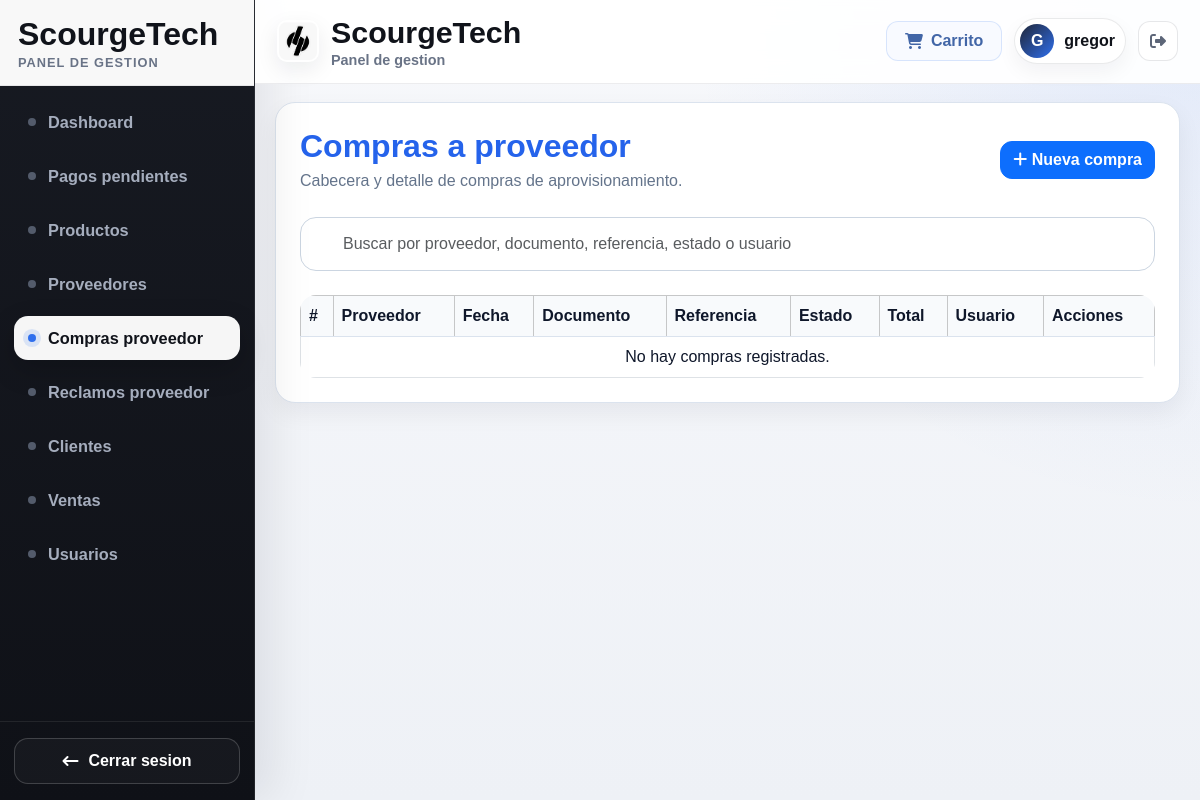
The app's page /tienda/compras-proveedor/ (signed in), older data.
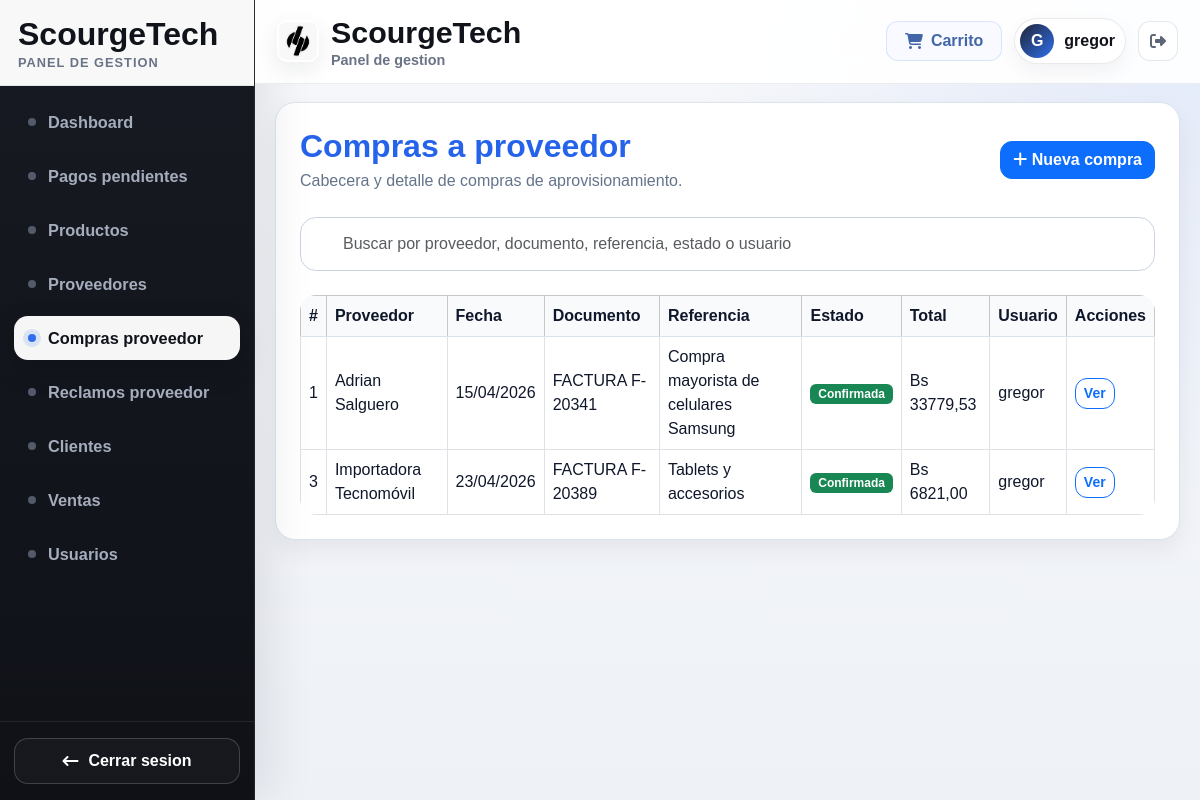
The same page, newer data.
### tienda/models.py (models this page shows, shortened)
class CompraProveedor(models.Model):
    proveedor = models.ForeignKey(Proveedor, on_delete=models.PROTECT, related_name='compras')
    usuario = models.ForeignKey(User, on_delete=models.PROTECT, related_name='compras_proveedor')
    fecha_compra = models.DateField()
    tipo_documento = models.CharField(
        max_length=20,
        choices=TIPO_DOCUMENTO_COMPRA_CHOICES,
        default='REFERENCIA'
    )
    numero_documento = models.CharField(max_length=80, blank=True, default='')
    referencia_libre = models.CharField(max_length=150, blank=True, default='')
    observaciones = models.TextField(blank=True)
    subtotal = models.DecimalField(max_digits=10, decimal_places=2, default=0)
    descuento = models.DecimalField(max_digits=10, decimal_places=2, default=0)
    total = models.DecimalField(max_digits=10, decimal_places=2, default=0)
    estado = models.CharField(max_length=20, choices=ESTADO_COMPRA_CHOICES, default='borrador')
    stock_aplicado = models.BooleanField(default=False)
    created_at = models.DateTimeField(auto_now_add=True)

class Proveedor(models.Model):
    tipo_proveedor = models.CharField(max_length=20, choices=TIPO_PROVEEDOR_CHOICES, default='EMPRESA')
    nombre = models.CharField(max_length=150)
    razon_social = models.CharField(max_length=180, blank=True, default='')
    nombre_comercial = models.CharField(max_length=180, blank=True, default='')
    documento_ref = models.CharField(max_length=50, blank=True, default='')
    nit = models.CharField(max_length=30, blank=True, default='')
    telefono = models.CharField(max_length=30, blank=True, default='')
    email = models.EmailField(blank=True)
    direccion = models.TextField(blank=True)
    contacto = models.CharField(max_length=150, blank=True, default='')
    observaciones = models.TextField(blank=True)
    estado = models.CharField(max_length=20, choices=ESTADO_PROVEEDOR_CHOICES, default='activo')
    created_at = models.DateTimeField(auto_now_add=True)
    updated_at = models.DateTimeField(auto_now=True)
    class Meta:
        ordering = ['nombre']

### tienda/proveedores_views.py (the view, shortened to what this page needs)
# urls.py: path('compras-proveedor/', proveedores_views.compras_proveedor_list, name='compras_proveedor_list'),
@login_required
@user_passes_test(es_staff_o_superuser)
def compras_proveedor_list(request):
    q = request.GET.get('q', '').strip()
    compras = CompraProveedor.objects.select_related('proveedor', 'usuario').all()
    return render(request, 'tienda/compras_proveedor_list.html', {
        'compras': compras,
        'q': q,
    })

### tienda/context_processors.py (called while the page is built, shortened)
def notificacion_pago_cliente(request):
    if not request.user.is_authenticated:
        return {'notificacion_pago_cliente': None}
    venta = (
        Venta.objects
        .select_related('cliente')
        .filter(
            cliente__user=request.user,
            estado_pago__in=['pagado', 'rechazado'],
            notificacion_cliente_vista=False
        )
        .order_by('-fecha')
        .first()
    )
    return {'notificacion_pago_cliente': venta}

def storefront_categories(request):
    current_name = getattr(getattr(request, 'resolver_match', None), 'url_name', '')
    storefront_names = {
        'catalogo_cliente',
        'detalle_producto_cliente',
        'carrito',
        'checkout',
        'factura_view',
    }
    if current_name not in storefront_names:
        return {'storefront_categories': []}

### tienda/proveedores_views.py (called while the page is built)
def es_staff_o_superuser(user):
    return user.is_authenticated and (
        user.is_staff or user.is_superuser or (hasattr(user, 'perfil') and getattr(user.perfil, 'rol', None) == 'superuser')
    )

### templates/tienda/compras_proveedor_list.html (shortened to what this page needs)
{% extends 'base.html' %}
{% block content %}
<div class="page-card">
    <div class="d-flex justify-content-between align-items-center flex-wrap gap-3 mb-4">
        <div>
            <h2 class="section-title mb-1">Compras a proveedor</h2>
            <p class="section-subtitle mb-0">Cabecera y detalle de compras de aprovisionamiento.</p>
        </div>
        <a href="{% url 'compra_proveedor_create' %}" class="btn btn-primary">
            <i class="fa-solid fa-plus"></i> Nueva compra
        </a>
    </div>
    <form method="get" class="mb-4">
        <input type="text" name="q" value="{{ q }}" class="form-control"
               placeholder="Buscar por proveedor, documento, referencia, estado o usuario">
    </form>
    <div class="table-responsive">
        <table class="table table-bordered table-hover align-middle bg-white">
            <thead class="table-light">
                <tr>
                    <th>#</th>
                    <th>Proveedor</th>
                    <th>Fecha</th>
                    <th>Documento</th>
                    <th>Referencia</th>
                    <th>Estado</th>
                    <th>Total</th>
                    <th>Usuario</th>
                    <th>Acciones</th>
                </tr>
            </thead>
            <tbody>
                {% for compra in compras %}
                <tr>
                    <td>{{ compra.id }}</td>
                    <td>{{ compra.proveedor.nombre }}</td>
                    <td>{{ compra.fecha_compra|date:"d/m/Y" }}</td>
                    <td>{{ compra.tipo_documento }} {{ compra.numero_documento }}</td>
                    <td>{{ compra.referencia_libre|default:"-" }}</td>
                    <td>
                        {% if compra.estado == 'confirmada' %}
                        <span class="badge bg-success">Confirmada</span>
                        {% elif compra.estado == 'borrador' %}
                        <span class="badge bg-warning text-dark">Borrador</span>
                        {% else %}
                        <span class="badge bg-danger">Anulada</span>
                        {% endif %}
                    </td>
                    <td>Bs {{ compra.total }}</td>
                    <td>{{ compra.usuario.username }}</td>
                    <td>
                        <a href="{% url 'compra_proveedor_detail' compra.pk %}" class="btn btn-sm btn-outline-primary">Ver</a>
                    </td>
                </tr>
                {% empty %}
                <tr>
                    <td colspan="9" class="text-center">No hay compras registradas.</td>
                </tr>
                {% endfor %}
            </tbody>
        </table>
    </div>
</div>
{% endblock %}

### templates/base.html (shortened to what this page needs)
{% load static %}
<!DOCTYPE html>
<html lang="es">
<head>
    <link rel="stylesheet" href="https://cdn.jsdelivr.net/npm/bootstrap@5.3.3/dist/css/bootstrap.min.css">
    <link rel="stylesheet" href="https://cdnjs.cloudflare.com/ajax/libs/font-awesome/6.5.2/css/all.min.css">
    <link rel="stylesheet" href="{% static 'css/base.css' %}">
    <link rel="stylesheet" href="{% static 'css/dashboard.css' %}">
    <link rel="stylesheet" href="{% static 'css/productos.css' %}">
    <link rel="stylesheet" href="{% static 'css/forms.css' %}">
    <link rel="stylesheet" href="{% static 'css/catalogo.css' %}">
    <link rel="stylesheet" href="{% static 'css/factura.css' %}">
</head>
<body>
{% with current_name=request.resolver_match.url_name %}
{% if user.is_authenticated and user.is_staff and current_name != 'catalogo_cliente' and current_name != 'detalle_producto_cliente' and current_name != 'carrito' and current_name != 'checkout' and current_name != 'factura_view' and current_name != 'login' and current_name != 'password_reset' and current_name != 'account_signup' %}
<div class="sc-admin-shell">
    <aside class="sc-sidebar">
        <div class="sc-sidebar-brand">
            <a href="{% url 'dashboard' %}" class="sc-brand-link">
                <div class="sc-brand-copy">
                    <span class="sc-brand-title">ScourgeTech</span>
                    <small class="sc-brand-subtitle">PANEL DE GESTION</small>
                </div>
            </a>
        </div>
        <nav class="sc-sidebar-nav">
    <a href="{% url 'dashboard' %}" class="sc-nav-link {% if current_name == 'dashboard' %}active{% endif %}">
        <span class="sc-nav-dot"></span>
        <span>Dashboard</span>
    </a>
    <a href="{% url 'pagos_pendientes' %}" class="sc-nav-link {% if current_name == 'pagos_pendientes' %}active{% endif %}">
        <span class="sc-nav-dot"></span>
        <span>Pagos pendientes</span>
    </a>
    <a href="{% url 'productos_list' %}" class="sc-nav-link ">
        <span class="sc-nav-dot"></span>
        <span>Productos</span>
    </a>
   <a href="{% url 'proveedores_list' %}" class="sc-nav-link {% if current_name == 'proveedores_list' or current_name == 'proveedor_create' or current_name == 'proveedor_update' %}active{% endif %}">
    <span class="sc-nav-dot"></span>
    <span>Proveedores</span>
</a>
<a href="{% url 'compras_proveedor_list' %}" class="sc-nav-link {% if current_name == 'compras_proveedor_list' or current_name == 'compra_proveedor_create' or current_name == 'compra_proveedor_detail' %}active{% endif %}">
    <span class="sc-nav-dot"></span>
    <span>Compras proveedor</span>
</a>
<a href="{% url 'reclamos_proveedor_list' %}" class="sc-nav-link ">
    <span class="sc-nav-dot"></span>
    <span>Reclamos proveedor</span>
</a>
    <a href="{% url 'clientes_list' %}" class="sc-nav-link {% if current_name == 'clientes_list' or current_name == 'cliente_create' or current_name == 'cliente_update' or current_name == 'cliente_delete' %}active{% endif %}">
        <span class="sc-nav-dot"></span>
        <span>Clientes</span>
    </a>
    <a href="{% url 'ventas_list' %}" class="sc-nav-link {% if current_name == 'ventas_list' or current_name == 'venta_detail' %}active{% endif %}">
        <span class="sc-nav-dot"></span>
        <span>Ventas</span>
    </a>
    {% if user.is_superuser %}
    <a href="{% url 'usuarios_list' %}" class="sc-nav-link {% if current_name == 'usuarios_list' or current_name == 'usuario_create' or current_name == 'usuario_update' or current_name == 'usuario_delete' %}active{% endif %}">
        <span class="sc-nav-dot"></span>
        <span>Usuarios</span>
    </a>
    {% endif %}
</nav>
        <div class="sc-sidebar-footer">
            <form method="post" action="{% url 'logout' %}">
                <button type="submit" class="sc-logout-btn">
                    <i class="fa-solid fa-arrow-left-long"></i>
                    <span>Cerrar sesion</span>
                </button>
            </form>
        </div>
    </aside>
    <div class="sc-main">
        <header class="sc-topbar">
            <div class="sc-topbar-left">
                <img src="{% static 'img/logo-Scourge.png' %}" alt="Logo ScourgeTech" class="sc-topbar-logo">
                <div class="sc-topbar-copy">
                    <h1 class="sc-topbar-title">ScourgeTech</h1>
                    <div class="sc-topbar-subtitle">Panel de gestion</div>
                </div>
            </div>
            <div class="sc-topbar-right">
                <a href="{% url 'carrito' %}" class="sc-cart-btn">
                    <i class="fa-solid fa-cart-shopping"></i>
                    <span>Carrito</span>
                </a>
                <div class="sc-user-chip">
                    <div class="sc-user-avatar">{{ user.username|first|upper }}</div>
                    <span class="sc-user-name">{{ user.username }}</span>
                </div>
                <form method="post" action="{% url 'logout' %}" class="sc-topbar-logout-form">
                    <button type="submit" class="sc-topbar-logout-btn" aria-label="Salir">
                        <i class="fa-solid fa-right-from-bracket"></i>
                    </button>
                </form>
            </div>
        </header>
        <main class="sc-content-area">
            {% block content %}{% endblock %}
        </main>
    </div>
</div>
{% endif %}
{% endwith %}
</body>
</html>

### static/css/base.css (style rules this page uses)
html, body { margin: 0; padding: 0; min-height: 100%; font-family: Arial, Helvetica, sans-serif; background: #eef3f8; color: #0f172a; }
* { box-sizing: border-box; }
a { text-decoration: none; }
.page-card { display: block !important; visibility: visible !important; opacity: 1 !important; background: #ffffff !important; color: #0f172a !important; border: 1px solid #dbe3ee; border-radius: 20px; box-shadow: 0 10px 25px rgba(15, 23, 42, 0.06); padding: 24px; }
.page-card * { visibility: visible !important; opacity: 1 !important; }
.section-title { font-size: 2rem; font-weight: 800; color: #2563eb; margin: 0; }
.section-subtitle { color: #64748b; font-size: 1rem; }
.search-input, .form-control { width: 100%; border: 1px solid #cbd5e1; border-radius: 16px; padding: 14px 16px 14px 42px; background: #ffffff; color: #0f172a; }
.table-responsive, .table-wrap { display: block !important; visibility: visible !important; opacity: 1 !important; background: #ffffff; border-radius: 16px; overflow: auto; }
.table { margin-bottom: 0; color: #0f172a !important; background: #ffffff !important; }
.table thead th { background: #f8fafc !important; color: #0f172a !important; font-weight: 700; border-bottom: 1px solid #dbe3ee; }
.table td, .table th { vertical-align: middle; color: #0f172a !important; background: #ffffff !important; }
.btn { border-radius: 12px; font-weight: 600; }

### static/css/catalogo.css (style rules this page uses)
:root { --asus-bg: #edf2f7; --asus-surface: #ffffff; --asus-border: #dbe3ee; --asus-text: #0f172a; --asus-muted: #64748b; --asus-dark: #111111; --asus-soft: #f8fafc; --asus-space-950: #060c15; --asus-space-900: #0a1320; --asus-space-850: #101c2b; --asus-space-800: #162538; }

Row changes from the older to the newer data that the page shows:
added CompraProveedor: id "1", proveedor.nombre "Adrian Salguero", fecha_compra "15/04/2026", tipo_documento "FACTURA", numero_documento "F-20341", referencia_libre "Compra mayorista de celulares Samsung", estado "Confirmada", total "33779,53", usuario.username "gregor"
added CompraProveedor: id "3", proveedor.nombre "Importadora Tecnomóvil", fecha_compra "23/04/2026", tipo_documento "FACTURA", numero_documento "F-20389", referencia_libre "Tablets y accesorios", estado "Confirmada", total "6821,00", usuario.username "gregor"
Text that changed along with them:
text no longer shown: "No hay compras registradas."
